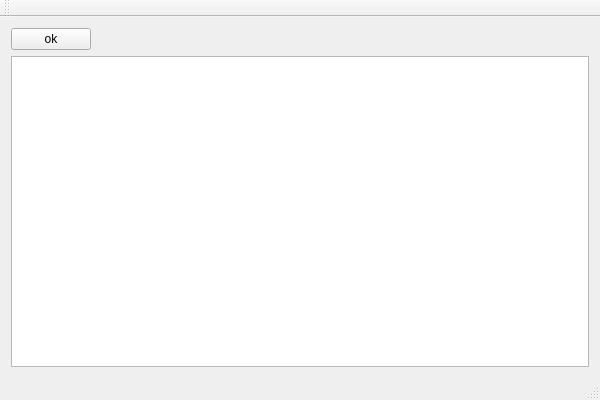
<?xml version="1.0" encoding="UTF-8"?>
<ui version="4.0">
 <class>gui_testClass</class>
 <widget class="QMainWindow" name="gui_testClass">
  <property name="geometry">
   <rect>
    <x>0</x>
    <y>0</y>
    <width>600</width>
    <height>400</height>
   </rect>
  </property>
  <property name="windowTitle">
   <string>gui_test</string>
  </property>
  <widget class="QWidget" name="centralWidget">
   <layout class="QVBoxLayout" name="verticalLayout">
    <item>
     <layout class="QHBoxLayout" name="horizontalLayout">
      <item>
       <widget class="QPushButton" name="ok">
        <property name="text">
         <string>ok</string>
        </property>
       </widget>
      </item>
      <item>
       <spacer name="horizontalSpacer">
        <property name="orientation">
         <enum>Qt::Horizontal</enum>
        </property>
        <property name="sizeHint" stdset="0">
         <size>
          <width>40</width>
          <height>20</height>
         </size>
        </property>
       </spacer>
      </item>
     </layout>
    </item>
    <item>
     <widget class="QTextEdit" name="textEdit"/>
    </item>
   </layout>
  </widget>
  <widget class="QMenuBar" name="menuBar">
   <property name="geometry">
    <rect>
     <x>0</x>
     <y>0</y>
     <width>600</width>
     <height>26</height>
    </rect>
   </property>
  </widget>
  <widget class="QToolBar" name="mainToolBar">
   <attribute name="toolBarArea">
    <enum>TopToolBarArea</enum>
   </attribute>
   <attribute name="toolBarBreak">
    <bool>false</bool>
   </attribute>
  </widget>
  <widget class="QStatusBar" name="statusBar"/>
 </widget>
 <layoutdefault spacing="6" margin="11"/>
 <resources>
  <include location="gui_test.qrc"/>
 </resources>
 <connections/>
</ui>
